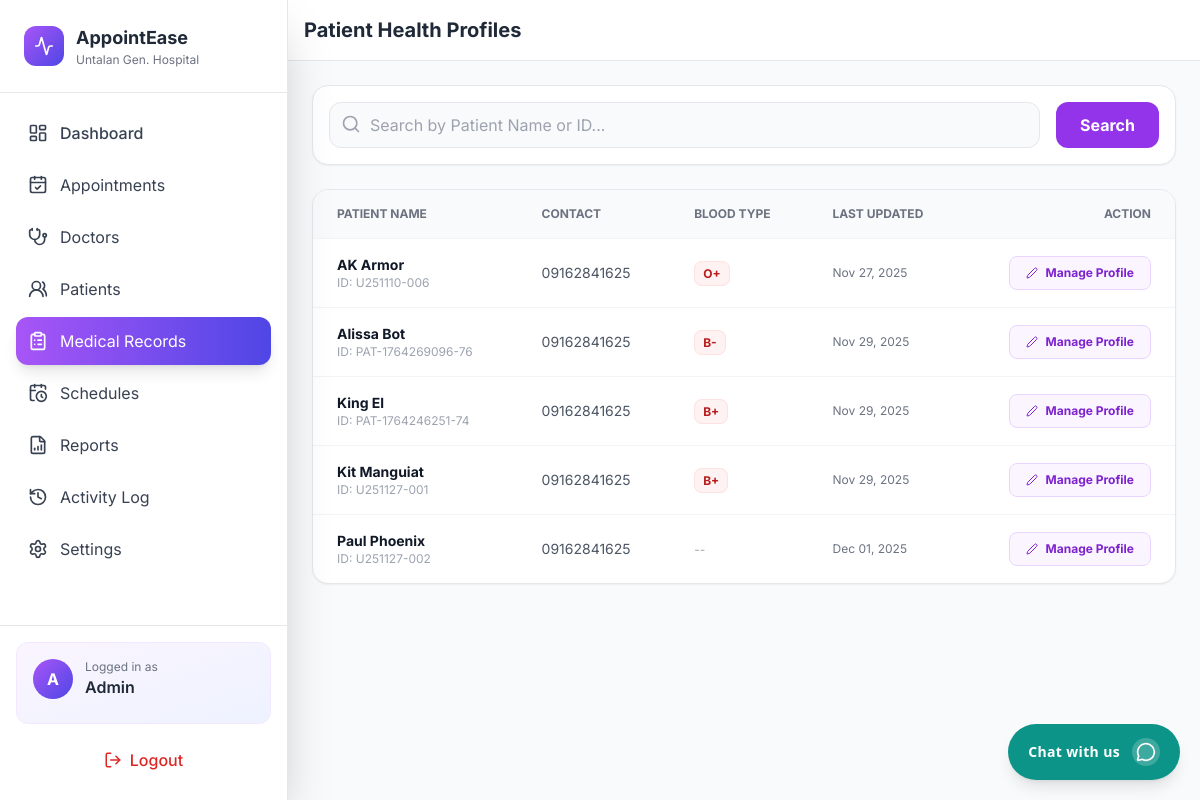
The app's page /admin_medical_records.php (signed in), older data.
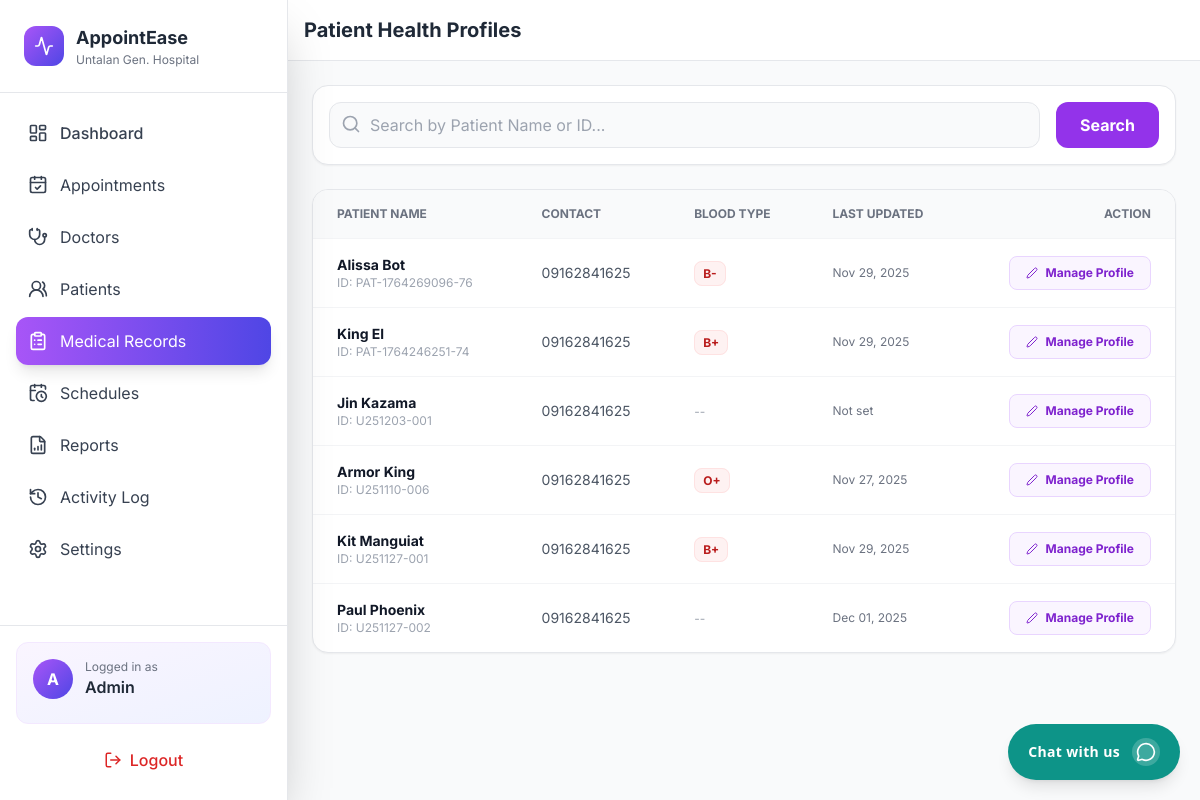
The same page, newer data.
### tables this page shows
CREATE TABLE `tbluser` (
  `id` int(11) NOT NULL,
  `user_id` varchar(30) NOT NULL,
  `user_name` varchar(30) NOT NULL,
  `password` varchar(255) NOT NULL,
  `user_type` varchar(10) NOT NULL,
  `status` int(11) NOT NULL
);

CREATE TABLE `tblinfo` (
  `id` int(11) NOT NULL,
  `user_id` varchar(30) NOT NULL,
  `last_name` varchar(40) NOT NULL,
  `first_name` varchar(50) NOT NULL,
  `middle_name` varchar(40) NOT NULL,
  `specialization` varchar(30) NOT NULL,
  `bdate` date NOT NULL,
  `gender` varchar(10) NOT NULL,
  `address` varchar(200) NOT NULL,
  `contact` varchar(20) NOT NULL,
  `image` varchar(255) DEFAULT NULL
);

CREATE TABLE `tbl_health_profile` (
  `id` int(11) NOT NULL,
  `user_id` varchar(30) NOT NULL,
  `blood_type` varchar(5) DEFAULT NULL,
  `height` varchar(10) DEFAULT NULL,
  `weight` varchar(10) DEFAULT NULL,
  `allergies` text DEFAULT NULL,
  `chronic_conditions` text DEFAULT NULL,
  `current_medications` text DEFAULT NULL,
  `past_surgeries` text DEFAULT NULL,
  `family_history` text DEFAULT NULL,
  `emergency_contact_name` varchar(100) DEFAULT NULL,
  `emergency_contact_phone` varchar(20) DEFAULT NULL,
  `updated_at` timestamp NOT NULL DEFAULT current_timestamp() ON UPDATE current_timestamp()
);

### controllers/admin_medical_records_data.php (called while the page is built, shortened)
<?php
require_once 'db.php';
$sql = "SELECT u.user_id, i.first_name, i.last_name, i.contact, i.image,
               hp.blood_type, hp.height, hp.weight, hp.allergies, hp.chronic_conditions,
               hp.current_medications, hp.past_surgeries, hp.family_history,
               hp.emergency_contact_name, hp.emergency_contact_phone, hp.updated_at
        FROM tbluser u
        JOIN tblinfo i ON u.user_id = i.user_id
        LEFT JOIN tbl_health_profile hp ON u.user_id = hp.user_id
        WHERE u.user_type = 'user'";
$params = [];
$sql .= " ORDER BY i.last_name ASC LIMIT 50";
$stmt = $pdo->prepare($sql);
$stmt->execute($params);
$patients = $stmt->fetchAll(PDO::FETCH_ASSOC);
?>

### admin_medical_records.php (the view, shortened to what the changed rows need)
<?php
include __DIR__ . '/controllers/admin_medical_records_data.php';
?>
<!DOCTYPE html>
<html lang="en">
<head>
    <script src="https://cdn.tailwindcss.com"></script>
</head>
<body class="bg-gray-50 text-gray-800">
    <div class="flex h-screen overflow-hidden">
        <?php include 'includes/admin_sidebar.php'; ?>
        <main class="flex-1 overflow-auto relative">
            <div class="bg-white border-b border-gray-200 p-4 flex justify-between items-center sticky top-0 z-20">
                <div class="flex items-center gap-3">
                    <h1 class="font-bold text-xl text-gray-800">Patient Health Profiles</h1>
                </div>
            </div>
            <div class="p-6 max-w-7xl mx-auto">
                <div class="bg-white rounded-2xl shadow-sm border border-gray-200 overflow-hidden">
                    <div class="overflow-x-auto">
                        <table class="w-full text-left border-collapse">
                            <thead class="bg-gray-50 text-gray-500 text-xs uppercase font-semibold border-b border-gray-100">
                                <tr>
                                    <th class="px-6 py-4">Patient Name</th>
                                    <th class="px-6 py-4">Contact</th>
                                    <th class="px-6 py-4">Blood Type</th>
                                    <th class="px-6 py-4">Last Updated</th>
                                    <th class="px-6 py-4 text-right">Action</th>
                                </tr>
                            </thead>
                            <tbody class="divide-y divide-gray-100 text-sm">
                                <?php if(empty($patients)): ?>
                                    <tr><td colspan="5" class="p-8 text-center text-gray-500">No patients found.</td></tr>
                                <?php else: ?>
                                    <?php foreach($patients as $p):
                                        $fullName = htmlspecialchars($p['first_name'] . ' ' . $p['last_name']);
                                        $hasProfile = !empty($p['updated_at']);
                                        $jsonData = htmlspecialchars(json_encode([
                                            'id' => $p['user_id'],
                                            'name' => $fullName,
                                            'blood_type' => $p['blood_type'] ?? '',
                                            'height' => $p['height'] ?? '',
                                            'weight' => $p['weight'] ?? '',
                                            'allergies' => $p['allergies'] ?? '',
                                            'chronic' => $p['chronic_conditions'] ?? '',
                                            'meds' => $p['current_medications'] ?? '',
                                            'surgery' => $p['past_surgeries'] ?? '',
                                            'family' => $p['family_history'] ?? '',
                                            'ec_name' => $p['emergency_contact_name'] ?? '',
                                            'ec_phone' => $p['emergency_contact_phone'] ?? ''
                                        ]), ENT_QUOTES, 'UTF-8');
                                    ?>
                                    <tr class="hover:bg-gray-50 transition">
                                        <td class="px-6 py-4">
                                            <div class="font-bold text-gray-900"><?= $fullName ?></div>
                                            <div class="text-xs text-gray-400">ID: <?= htmlspecialchars($p['user_id']) ?></div>
                                        </td>
                                        <td class="px-6 py-4 text-gray-600">
                                            <?= htmlspecialchars($p['contact'] ?: 'N/A') ?>
                                        </td>
                                        <td class="px-6 py-4">
                                            <?php if(!empty($p['blood_type'])): ?>
                                                <span class="px-2 py-1 bg-red-50 text-red-700 rounded-lg text-xs font-bold border border-red-100">
                                                    <?= htmlspecialchars($p['blood_type']) ?>
                                                </span>
                                            <?php else: ?>
                                                <span class="text-gray-400 text-xs">--</span>
                                            <?php endif; ?>
                                        </td>
                                        <td class="px-6 py-4 text-xs text-gray-500">
                                            <?= $hasProfile ? date('M d, Y', strtotime($p['updated_at'])) : 'Not set' ?>
                                        </td>
                                        <td class="px-6 py-4 text-right">
                                            <button onclick='openModal(<?= $jsonData ?>)'
                                                    class="px-4 py-2 bg-purple-50 text-purple-700 text-xs font-bold rounded-lg hover:bg-purple-100 border border-purple-200 transition flex items-center gap-2 ml-auto">
                                                <i data-lucide="edit-2" class="w-3 h-3"></i> Manage Profile
                                            </button>
                                        </td>
                                    </tr>
                                    <?php endforeach; ?>
                                <?php endif; ?>
                            </tbody>
                        </table>
                    </div>
                </div>
            </div>
        </main>
    </div>
</body>
</html>

Row changes from the older to the newer data that the page shows:
added tbluser: tblinfo.first_name+last_name "Jin Kazama", user "U251203-001", tblinfo.contact "09162841625", shows "Not set"
changed through a linked row, tbluser: tblinfo.first_name+last_name "AK Armor" → "Armor King"; moves down the list
